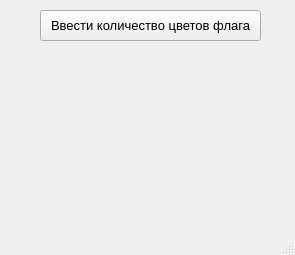
<?xml version="1.0" encoding="UTF-8"?>
<ui version="4.0">
 <class>MainWindow</class>
 <widget class="QMainWindow" name="MainWindow">
  <property name="geometry">
   <rect>
    <x>0</x>
    <y>0</y>
    <width>295</width>
    <height>255</height>
   </rect>
  </property>
  <property name="font">
   <font>
    <pointsize>10</pointsize>
   </font>
  </property>
  <property name="windowTitle">
   <string>MainWindow</string>
  </property>
  <widget class="QWidget" name="centralwidget">
   <widget class="QPushButton" name="colors_btn">
    <property name="geometry">
     <rect>
      <x>40</x>
      <y>10</y>
      <width>221</width>
      <height>31</height>
     </rect>
    </property>
    <property name="text">
     <string>Ввести количество цветов флага</string>
    </property>
   </widget>
  </widget>
  <widget class="QMenuBar" name="menubar">
   <property name="geometry">
    <rect>
     <x>0</x>
     <y>0</y>
     <width>295</width>
     <height>23</height>
    </rect>
   </property>
  </widget>
  <widget class="QStatusBar" name="statusbar"/>
 </widget>
 <resources/>
 <connections/>
</ui>
